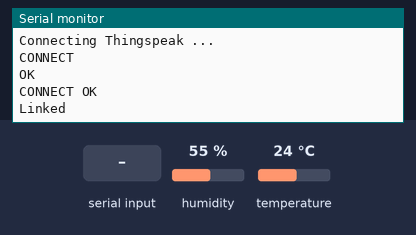
The sketch below on a simulated Arduino Uno, built with avr-gcc and run on an emulated ATmega328P. Shown: the last lines printed to the serial monitor. Inputs (shaded band) come from the test bench; at power-on: humidity 55 %, temperature 24 °C. The modem accepts every AT command (registered, SIM ready, sends succeed) and sends nothing else.

Above: at 16.2 s.
16.3 s: "Unlink" received over the second serial link
At 18.3 s:
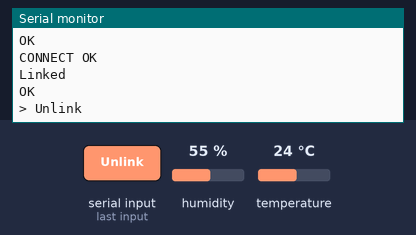
18.6 s: "Unlink" received over the second serial link
At 20.8 s:
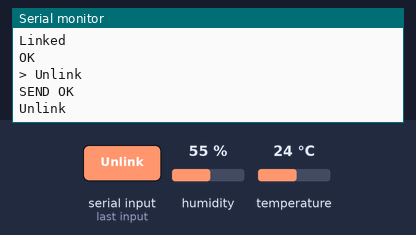

The sketch:

TWEEEEEEEET.ino
```cpp
/*
 * Sending Tweets Automatically Every Minutes by ThingSpeak
 * 每分鐘由Twitter自動發溫溼度資料
 * Get your API Key https://thingspeak.com/apps/thingtweets
 * 使用:UNO、ESP01、DHT22
 * URL編碼:http://www.ifreesite.com/urldecoderencoder.htm
 * dht22 wiring arduino http://i.imgur.com/LdHLuX1.png
 */

#include <SoftwareSerial.h>
#include "DHT.h"
#define DEBUG true

SoftwareSerial esp8266(7,8); //(RX,TX)
DHT dht(4, DHT22);

float h,t;
//指定AP
String ssid="SSID";
String pwd="pwd";                          /*XXXXX*/
String ThingTweet_API="API";               /*XXXXX*/


void setup() {
  Serial.begin(9600);
  esp8266.begin(9600);
  dht.begin();

  sendData("AT+RST\r\n",2000,DEBUG); // reset ESP8266
  while (!connectWifi(ssid, pwd)) {
    Serial.println("Connecting WiFi ... failed");
    delay(2000);
  }
  sendData("AT+GMR\r\n",1000,DEBUG);
  delay(3000); //wait for wifi connection to get local ip
  sendData("AT+CIFSR\r\n",1000,DEBUG); //get ip address
}

void loop() {
  //getting DHT22 data
  float h=dht.readHumidity();
  float t=dht.readTemperature();
  //Twitter by ThingSpeak
  Serial.println(F("Connecting Thingspeak ..."));
  sendData("AT+CIPSTART=\"TCP\",\"api.thingspeak.com\",80\r\n",1000,DEBUG);
  String data="GET /apps/thingtweet/1/statuses/update?api_key=" + ThingTweet_API +"&status=";
  data += "%E3%80%90YC%20IoT%E3%80%91%0A%E6%BF%95%E5%BA%A6%3A";
  data += (String)h+"%25";
  data += "%0A%E6%BA%AB%E5%BA%A6%3A" + (String)t + "%C2%B0C";
  data += "\r\n";
  sendData("AT+CIPSEND=" + (String)data.length() + "\r\n",1000,DEBUG);
  String res=sendData(data,3000,DEBUG);
  res.replace("\r\n",""); //remove all line terminator
  if (res.indexOf("Unlink") == -1) { //if no auto unlink
    sendData("AT+CIPCLOSE\r\n",2000,DEBUG); //close session
  }

  delay(60000);
}


String sendData(String command, const int timeout, boolean debug) {
  String res="";
  esp8266.print(command);
  long int time=millis();
  while ((time + timeout) > millis()) {
    while(esp8266.available()) {res.concat((char)esp8266.read());}
  }
  if (debug) {
    Serial.print(res);
  }
  return res;
}

boolean connectWifi(String ssid, String pwd) {
  String res=sendData("AT+CWJAP=\"" + ssid + "\",\"" + pwd + "\"\r\n",8000,DEBUG);
  res.replace("\r\n",""); //remove all line terminator
  if (res.indexOf("OK") != -1) {return true;}
  else {return false;}
}
```

Measured:
- after the input at 16.3 s, the serial monitor: prints a new line after 0.84 s (image 1)
- after the input at 18.6 s, the serial monitor: prints a new line after 1.7 s (image 2)
